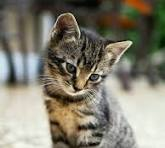
#> input picture image.jpeg, 165 x 148 px
$ jupyter execute 4.ipynb
#> lines starting #> are read from the running program, lines starting #| are printed output that depends on the picture
[cell 1]
import cv2
import matplotlib.pyplot as plt

[cell 2]
# Read image
image = cv2.imread("image.jpeg")
#> image is the input picture: shape (148, 165, 3); mean B, G, R 112.3, 126.7, 130.2

[cell 3]
# Convert BGR to RGB
image = cv2.cvtColor(image, cv2.COLOR_BGR2RGB)
image.shape
#> Out = (148, 165, 3)

[cell 4]
# Extract color channels
red = image[:, :, 0]
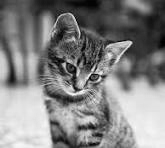
#> red: shape (148, 165); min 0, max 254, mean 130.2
green = image[:, :, 1]
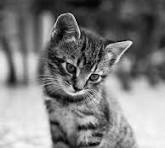
#> green: shape (148, 165); min 0, max 254, mean 126.7
blue = image[:, :, 2]
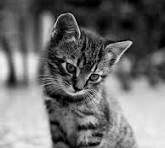
#> blue: shape (148, 165); min 0, max 245, mean 112.3

[cell 5]
# Display original and channels
plt.figure(figsize=(10, 6))

plt.subplot(2, 2, 1)
plt.imshow(image)
plt.title("Original RGB Image")
plt.axis("off")

plt.subplot(2, 2, 2)
plt.imshow(red, cmap="gray")
plt.title("Red Channel")
plt.axis("off")

plt.subplot(2, 2, 3)
plt.imshow(green, cmap="gray")
plt.title("Green Channel")
plt.axis("off")

plt.subplot(2, 2, 4)
plt.imshow(blue, cmap="gray")
plt.title("Blue Channel")
plt.axis("off")

plt.tight_layout()
plt.show()
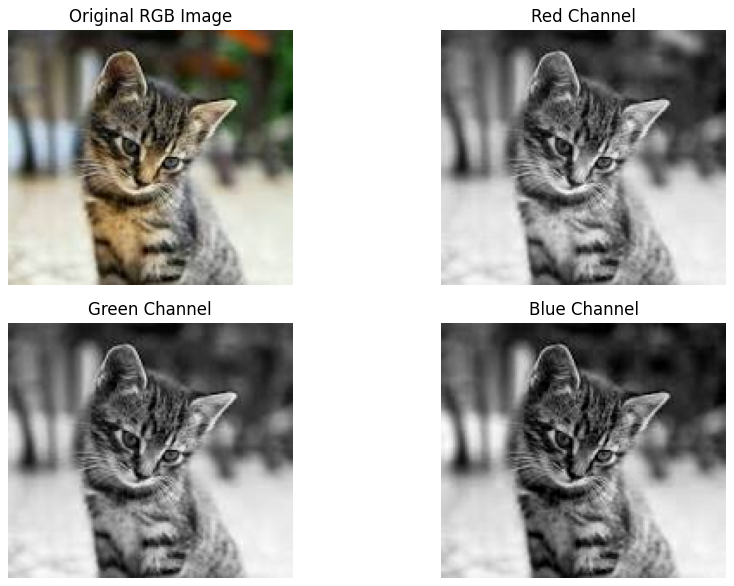
#> figure drawn by matplotlib, 4 panels
